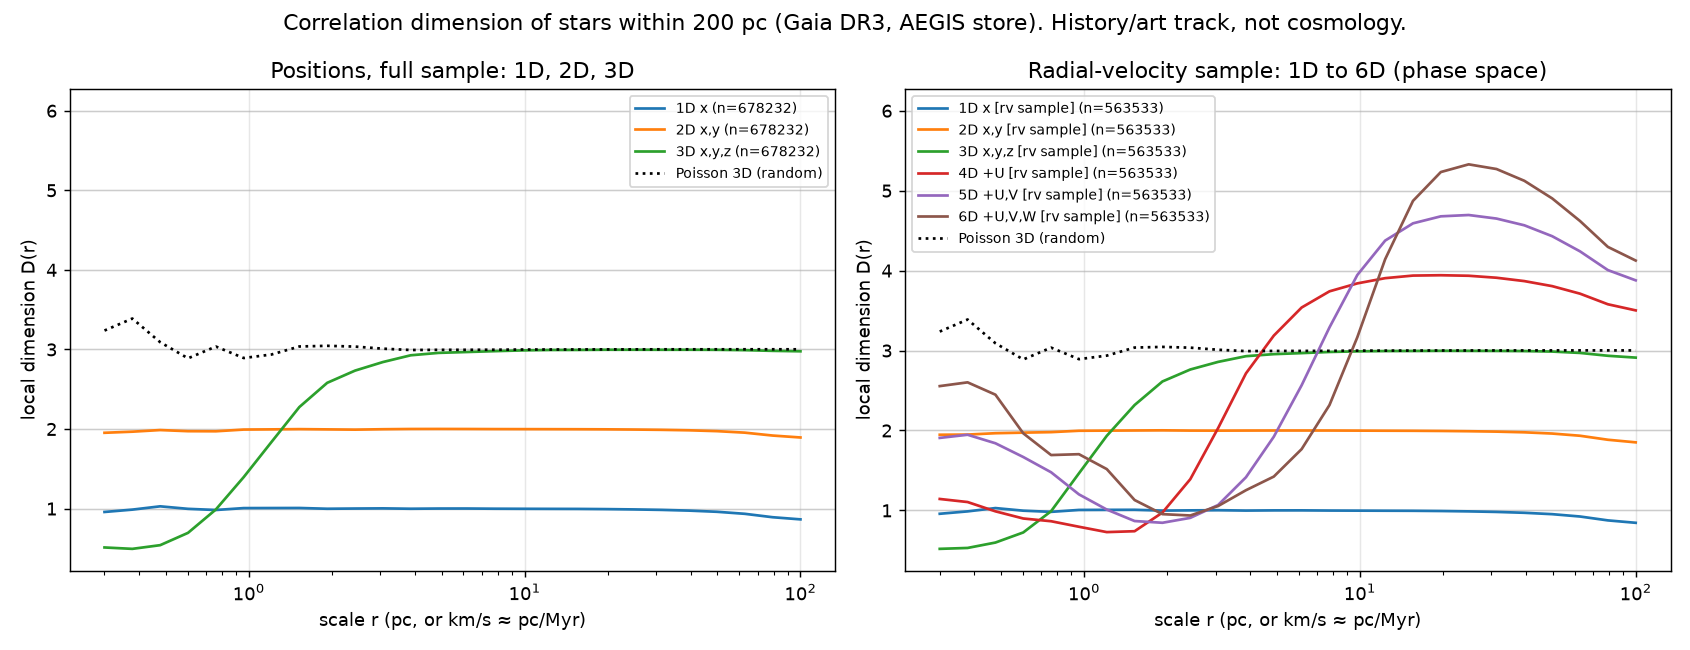

Write the Python code that produced this figure.
"""PREREGISTRATION_STAR_FRACTAL.md and _ND.md: correlation dimension of nearby stars in 1D-6D (positions + velocities).
    venv312 python star_fractal.py extract   -> star_fractal_sample.npz  (all 12,288 AEGIS Gaia tiles)
    venv312 python star_fractal.py measure   -> STAR_FRACTAL_RESULTS.json, star_fractal.png
"""
import glob
import json
import sys
from multiprocessing import Pool

import numpy as np

TILES = r"C:\Users\Danny\.copilot\repos\AEGIS\ufe-v2\cosmos_map\tiles\L5"
COLS = ["ra", "dec", "dist_pc", "x_pc", "y_pc", "z_pc", "g_mag", "ruwe", "pmra", "pmdec", "rv"]
RMAX, RCEN = 200.0, 100.0          # sample radius; centres kept within RCEN so spheres up to r = 100 stay inside


def read_tile(path):
    import pandas as pd
    d = pd.read_csv(path, usecols=COLS)
    mg = d.g_mag + 5 - 5 * np.log10(d.dist_pc)
    d = d[(d.dist_pc < RMAX) & (d.ruwe < 1.4) & (mg <= 10)]
    return d.to_numpy(dtype=float)


def extract():
    files = sorted(glob.glob(TILES + r"\*.csv.gz"))
    print(len(files), "tiles", flush=True)
    out = []
    with Pool(4) as pool:
        for i, a in enumerate(pool.imap_unordered(read_tile, files, chunksize=32)):
            out.append(a)
            if i % 1000 == 0:
                print(i, flush=True)
    a = np.concatenate(out)
    np.savez_compressed("star_fractal_sample.npz", **{c: a[:, k] for k, c in enumerate(COLS)})
    print(len(a), "stars;", int(np.isfinite(a[:, COLS.index("rv")]).sum()), "with radial velocity", flush=True)


def velocities(s):
    import astropy.units as u
    from astropy.coordinates import SkyCoord
    c = SkyCoord(ra=s["ra"] * u.deg, dec=s["dec"] * u.deg, distance=s["dist_pc"] * u.pc,
                 pm_ra_cosdec=s["pmra"] * u.mas / u.yr, pm_dec=s["pmdec"] * u.mas / u.yr,
                 radial_velocity=s["rv"] * u.km / u.s, frame="icrs").galactic
    v = c.velocity
    return np.c_[v.d_x.to_value(u.km / u.s), v.d_y.to_value(u.km / u.s), v.d_z.to_value(u.km / u.s)]


def corr_dim(pts, centres_mask, radii, rng, n_centres=20000):
    from scipy.spatial import cKDTree
    tree = cKDTree(pts)
    idx = np.flatnonzero(centres_mask)
    idx = rng.choice(idx, size=min(n_centres, idx.size), replace=False)
    ctree = cKDTree(pts[idx])
    counts = ctree.count_neighbors(tree, radii).astype(float) - idx.size      # remove self-pairs
    C = counts / idx.size
    lr, lc = np.log(radii), np.log(np.maximum(C, 1e-300))
    D = np.gradient(lc, lr)
    return C, D


def verdicts(radii, D, d):
    lr = np.log10(radii)
    def longest(mask):
        best, start = 0.0, None
        for i, m in enumerate(mask):
            if m and start is None:
                start = i
            if (not m or i == len(mask) - 1) and start is not None:
                end = i if m else i - 1
                best = max(best, lr[end] - lr[start]); start = None
        return best
    frac = longest(D < d - 0.3)
    homo = longest(np.abs(D - d) <= 0.1)
    v = []
    if frac >= 1.0:
        v.append(f"FRACTAL-LIKE over {frac:.2f} dex")
    if homo >= 0.5:
        v.append(f"HOMOGENEOUS over {homo:.2f} dex")
    return v or ["TRANSITION"], frac, homo


def measure():
    s = dict(np.load("star_fractal_sample.npz"))
    rng = np.random.default_rng(1)
    pos = np.c_[s["x_pc"], s["y_pc"], s["z_pc"]]
    rcen = np.linalg.norm(pos, axis=1) < RCEN
    radii = np.logspace(np.log10(0.3), 2, 26)
    res = {"n_stars": int(len(pos)), "radii": radii.tolist(), "spaces": {}}
    # Poisson reference in 3D, same N and volume
    u = rng.normal(size=(len(pos), 3)); u /= np.linalg.norm(u, axis=1)[:, None]
    poi = u * (RMAX * rng.random(len(pos)) ** (1 / 3))[:, None]
    _, Dp = corr_dim(poi, np.linalg.norm(poi, axis=1) < RCEN, radii, rng)
    res["poisson_3d_D"] = Dp.tolist()
    has_rv = np.isfinite(s["rv"])
    vel = np.full((len(pos), 3), np.nan)
    vel[has_rv] = velocities({k: v[has_rv] for k, v in s.items()})
    res["n_with_rv"] = int(has_rv.sum())
    sets = [("1D x", pos[:, :1], np.ones(len(pos), bool)), ("2D x,y", pos[:, :2], np.ones(len(pos), bool)),
            ("3D x,y,z", pos, np.ones(len(pos), bool))]
    full = np.c_[pos, vel]
    for d, name in ((1, "1D x"), (2, "2D x,y"), (3, "3D x,y,z"), (4, "4D +U"), (5, "5D +U,V"), (6, "6D +U,V,W")):
        sets.append((name + " [rv sample]", full[:, :d], has_rv))
    for name, pts, keep in sets:
        d = pts.shape[1]
        P, cm = pts[keep], rcen[keep]
        C, D = corr_dim(P, cm, radii, rng)
        v, frac, homo = verdicts(radii, D, d)
        res["spaces"][name] = {"d": d, "n": int(len(P)), "D": D.tolist(), "C": C.tolist(), "verdict": v}
        print(f"{name:24s} n={len(P):8d}  D(0.3,1,3,10,30,100)=" +
              " ".join(f"{np.interp(np.log(x), np.log(radii), D):.2f}" for x in (0.3, 1, 3, 10, 30, 100)) +
              f"  -> {'; '.join(v)}", flush=True)
    json.dump(res, open("STAR_FRACTAL_RESULTS.json", "w"), indent=1)
    import matplotlib
    matplotlib.use("Agg")
    import matplotlib.pyplot as plt
    fig, ax = plt.subplots(1, 2, figsize=(13, 5))
    for name, r in res["spaces"].items():
        (ax[0] if "rv" not in name else ax[1]).plot(radii, r["D"], label=f"{name} (n={r['n']})")
    for a in ax:
        a.plot(radii, Dp, "k:", label="Poisson 3D (random)")
        a.set_xscale("log"); a.set_xlabel("scale r (pc, or km/s ≈ pc/Myr)"); a.set_ylabel("local dimension D(r)")
        a.grid(alpha=0.3); a.legend(fontsize=8)
        for k in range(1, 7):
            a.axhline(k, color="0.85", lw=0.8, zorder=0)
    ax[0].set_title("Positions, full sample: 1D, 2D, 3D")
    ax[1].set_title("Radial-velocity sample: 1D to 6D (phase space)")
    fig.suptitle("Correlation dimension of stars within 200 pc (Gaia DR3, AEGIS store). History/art track, not cosmology.")
    fig.tight_layout(); fig.savefig("star_fractal.png", dpi=130)


if __name__ == "__main__":
    {"extract": extract, "measure": measure}[sys.argv[1]]()
